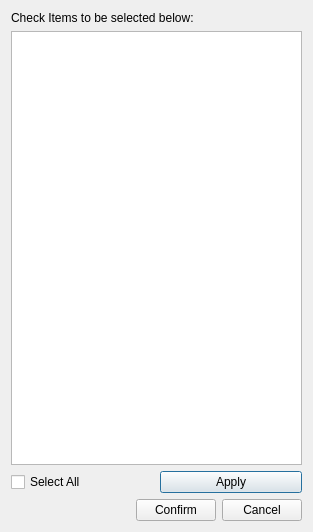
<?xml version="1.0" encoding="UTF-8"?>
<ui version="4.0">
 <class>Dialog</class>
 <widget class="QDialog" name="Dialog">
  <property name="geometry">
   <rect>
    <x>0</x>
    <y>0</y>
    <width>313</width>
    <height>532</height>
   </rect>
  </property>
  <property name="windowTitle">
   <string>Dialog</string>
  </property>
  <layout class="QVBoxLayout" name="verticalLayout">
   <item>
    <widget class="QLabel" name="label">
     <property name="text">
      <string>Check Items to be selected below:</string>
     </property>
    </widget>
   </item>
   <item>
    <widget class="QListWidget" name="listWidget"/>
   </item>
   <item>
    <layout class="QHBoxLayout" name="horizontalLayout_2">
     <item>
      <widget class="QCheckBox" name="checkBox">
       <property name="text">
        <string>Select All</string>
       </property>
      </widget>
     </item>
     <item>
      <widget class="QPushButton" name="pushButton_3">
       <property name="text">
        <string>Apply</string>
       </property>
      </widget>
     </item>
    </layout>
   </item>
   <item>
    <layout class="QHBoxLayout" name="horizontalLayout">
     <item>
      <spacer name="horizontalSpacer">
       <property name="orientation">
        <enum>Qt::Horizontal</enum>
       </property>
       <property name="sizeHint" stdset="0">
        <size>
         <width>40</width>
         <height>20</height>
        </size>
       </property>
      </spacer>
     </item>
     <item>
      <widget class="QPushButton" name="pushButton">
       <property name="text">
        <string>Confirm</string>
       </property>
      </widget>
     </item>
     <item>
      <widget class="QPushButton" name="pushButton_2">
       <property name="text">
        <string>Cancel</string>
       </property>
      </widget>
     </item>
    </layout>
   </item>
  </layout>
 </widget>
 <resources/>
 <connections/>
</ui>
